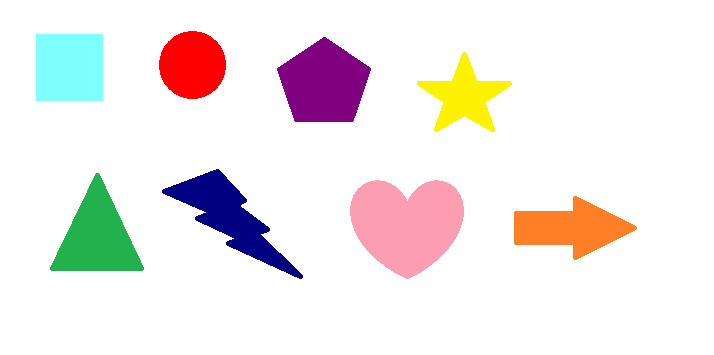
#> input picture hinh_buoi_1_ngay_1_3_2023.jpg, 714 x 355 px
$ python bai_1.py
#> lines starting #> are read from the running program, lines starting #| are printed output that depends on the picture; after the words box and inside, x2 and y2 are one past the last pixel; in counts of white or black regions, pixels touching at a corner belong together; long printed decimals are rounded
#vẽ đường bao không có thuật toán canndy (dò bằng ngưỡng)

# import cv2
# import numpy as np
#
# # Đọc hình ảnh
# image = cv2.imread('hinh_buoi_1.2_ngay_1_3_2023.jpg')
#
# # Chuyển đổi sang ảnh xám
# gray_image = cv2.cvtColor(image, cv2.COLOR_BGR2GRAY)
#
# # Áp dụng ngưỡng
# _, threshold_image = cv2.threshold(gray_image, 249,255, 0)
#
# # Tìm contours
# contours, _ = cv2.findContours(threshold_image, cv2.RETR_TREE, cv2.CHAIN_APPROX_SIMPLE)
#
# # Vẽ contours lên hình ảnh gốc
# cv2.drawContours(image, contours, -1, (255, 0, 0), 2)
#
# # Hiển thị hình ảnh
# cv2.imshow('Contours', image)
# cv2.waitKey(0)
# cv2.destroyAllWindows()


# #vẽ đường viền có thuật toán candy ()
# import cv2
#
# # Đọc ảnh
# image = cv2.imread("hinh_buoi_1.3_ngay_1_3_2023.jpg")
#
# # Chuyển đổi ảnh sang ảnh xám
# gray = cv2.cvtColor(image, cv2.COLOR_BGR2GRAY)
#
# # Áp dụng bộ lọc Canny
# edges = cv2.Canny(gray, 100, 500)
#
# # Tìm các đường viền
# contours, _ = cv2.findContours(edges, cv2.RETR_EXTERNAL, cv2.CHAIN_APPROX_SIMPLE)
#
# # Vẽ đường viền bao quanh các đối tượng
# for contour in contours:
#     cv2.drawContours(image, [contour], -1, (0, 255, 0), 2)
#
# # In ra số lượng đối tượng
# print("Số lượng đối tượng:", len(contours)) #hàm tính độ dài (số lượng phần tử) của danh sách contours.
#                                             # Trong trường hợp này, contours là danh sách các contours mà chúng
#                                             # ta đã tìm thấy trước đó
# # Hiển thị ảnh
# cv2.imshow("Image", image)
# cv2.waitKey(0)
# cv2.destroyAllWindows()


# đếm đối tượng có trong ảnh
# import cv2
#
# # Đọc ảnh
# image = cv2.imread("hinh_buoi_1.3_ngay_1_3_2023.jpg")
#
# # Chuyển đổi ảnh sang ảnh xám
# gray = cv2.cvtColor(image, cv2.COLOR_BGR2GRAY)
#
# # Áp dụng bộ lọc Canny
# edges = cv2.Canny(gray, 100, 500)
#
# # Tìm các đường viền
# contours, _ = cv2.findContours(edges, cv2.RETR_EXTERNAL, cv2.CHAIN_APPROX_SIMPLE)
#
# # Vẽ đường viền bao quanh các đối tượng
# for contour in contours:
#     cv2.drawContours(image, [contour], -1, (0, 255, 0), 2)
#
# # In ra số lượng đối tượng
# print("Số lượng đối tượng:", len(contours)) #hàm tính độ dài (số lượng phần tử) của danh sách contours.
#                                             # Trong trường hợp này, contours là danh sách các contours mà chúng
#                                             # ta đã tìm thấy trước đó
# # Hiển thị ảnh
# cv2.imshow("Image", image)
# cv2.waitKey(0)
# cv2.destroyAllWindows()

#############################################################################################################################################
# import numpy as np
# import cv2
#
# # Đọc ảnh từ tệp 'image3.jpg'
# img = cv2.imread('hinh_buoi_1_ngay_1_3_2023.jpg')
#
# # Chuyển ảnh sang ảnh grayscale
# imgGrey = cv2.cvtColor(img, cv2.COLOR_BGR2GRAY)
#
# # Phân ngưỡng ảnh để tạo mask nhị phân
# _, thrash = cv2.threshold(imgGrey, 240, 255, cv2.THRESH_BINARY)
#
# # Tìm các đường viền trong mask
# contours, _ = cv2.findContours(thrash, cv2.RETR_TREE, cv2.CHAIN_APPROX_NONE)
#
# # Hiển thị ảnh gốc
# cv2.imshow("img", img)
#
# # Duyệt qua từng contour tìm được
# for contour in contours:
#     # Xấp xỉ đa giác từ contour
#     approx = cv2.approxPolyDP(contour, 0.01 * cv2.arcLength(contour, True), True)
#
#     # Vẽ đa giác xấp xỉ lên ảnh gốc
#     cv2.drawContours(img, [approx], 0, (0, 0, 0), 5)
#
#     # Xác định vị trí chú thích văn bản
#     x = approx.ravel()[0]
#     y = approx.ravel()[1] - 5
#
#     # Xác định hình dạng và thêm chú thích vào ảnh
#     if len(approx) == 3:
#         cv2.putText(img, "Triangle", (x, y), cv2.FONT_HERSHEY_COMPLEX, 0.01, (0, 0, 0))
#     elif len(approx) == 4:
#         x1, y1, w, h = cv2.boundingRect(approx)
#         aspectRatio = float(w) / h
#         if aspectRatio >= 0.95 and aspectRatio <= 1.05:
#             cv2.putText(img, "Square", (x, y), cv2.FONT_HERSHEY_COMPLEX, 0.5, (0, 0, 0))
#         else:
#             cv2.putText(img, "Rectangle", (x, y), cv2.FONT_HERSHEY_COMPLEX, 0.5, (0, 0, 0))
#     elif len(approx) == 5:
#         cv2.putText(img, "Pentagon", (x, y), cv2.FONT_HERSHEY_COMPLEX, 0.5, (0, 0, 0))
#     elif len(approx) == 10:
#         cv2.putText(img, "Star", (x, y), cv2.FONT_HERSHEY_COMPLEX, 0.01, (0, 0, 0))
#     else:
#         cv2.putText(img, "Circle", (x, y), cv2.FONT_HERSHEY_COMPLEX, 0.5, (0, 0, 0))
#
# # Hiển thị ảnh với các đường viền và chú thích
# cv2.imshow("shapes", img)
#
# # Chờ và kiểm tra phím nhấn từ bàn phím
# cv2.waitKey(0)
#
# # Đóng tất cả cửa sổ khi kết thúc
# cv2.destroyAllWindows()


############################################################################################################################
# import cv2
# import numpy as np
#
# # Đọc hình ảnh và chuyển đổi sang ảnh xám
# img = cv2.imread('hinh_buoi_1_ngay_1_3_2023.jpg')
# gray = cv2.cvtColor(img, cv2.COLOR_BGR2GRAY)
#
# # Áp dụng GaussianBlur để làm mờ hình ảnh và loại bỏ nhiễu
# blurred = cv2.GaussianBlur(gray, (5, 5), 0)
#
# # Phát hiện cạnh trong hình ảnh sử dụng phương pháp Canny
# edges = cv2.Canny(blurred, 50, 150)
#
# # Tìm contours trong hình ảnh
# contours, _ = cv2.findContours(edges, cv2.RETR_EXTERNAL, cv2.CHAIN_APPROX_SIMPLE)
#
# # Tìm hình trái tim trong contours
# heart_contour = None
# for contour in contours:
#     area = cv2.contourArea(contour)
#     perimeter = cv2.arcLength(contour, True)
#     approx = cv2.approxPolyDP(contour, 0.02 * perimeter, True)
#     if len(approx) > 6 and area > 5000:  # Điều kiện để xác định hình trái tim
#         heart_contour = approx
#         break
#
# # Vẽ hình trái tim trên hình ảnh gốc
# if heart_contour is not None:
#     cv2.drawContours(img, [heart_contour], -1, (0, 255, 0), 2)
#     cv2.putText(img, 'Heart', (heart_contour[0][0][0], heart_contour[0][0][1] - 10), cv2.FONT_HERSHEY_SIMPLEX, 1, (0, 255, 0), 2)
#
# # Hiển thị hình ảnh
# cv2.imshow('Detected Heart', img)
# cv2.waitKey(0)
# cv2.destroyAllWindows()


############################################################################################################################
# import cv2
# import numpy as np
#
# # Đọc hình ảnh và chuyển đổi sang ảnh xám
# img = cv2.imread('hinh_buoi_1_ngay_1_3_2023.jpg')
# gray = cv2.cvtColor(img, cv2.COLOR_BGR2GRAY)
#
# # Áp dụng GaussianBlur để làm mờ hình ảnh và loại bỏ nhiễu
# blurred = cv2.GaussianBlur(gray, (5, 5), 0)
#
# # Phát hiện cạnh trong hình ảnh sử dụng phương pháp Canny
# edges = cv2.Canny(blurred, 50, 150)
#
# # Tìm contours trong hình ảnh
# contours, _ = cv2.findContours(edges, cv2.RETR_EXTERNAL, cv2.CHAIN_APPROX_SIMPLE)
#
# # Tìm hình trái tim trong contours
# heart_contour = None
# for contour in contours:
#     area = cv2.contourArea(contour)
#     perimeter = cv2.arcLength(contour, True)
#     approx = cv2.approxPolyDP(contour, 0.02 * perimeter, True)
#     if len(approx) == 11 and area > 5000 and perimeter > 1000:  # Điều kiện để xác định hình sấm sét
#         lightning_contour = approx
#         break
#
# # Vẽ hình trái tim trên hình ảnh gốc
# if heart_contour is not None:
#     cv2.drawContours(img, [heart_contour], -1, (0, 255, 0), 2)
#     cv2.putText(img, 'Heart', (heart_contour[0][0][0], heart_contour[0][0][1] - 10), cv2.FONT_HERSHEY_SIMPLEX, 1, (0, 255, 0), 2)
#
# # Hiển thị hình ảnh
# cv2.imshow('Detected Heart', img)
# cv2.waitKey(0)
# cv2.destroyAllWindows()


import numpy as np
import cv2

img = cv2.imread("hinh_buoi_1_ngay_1_3_2023.jpg")
#> img is the input picture: shape (355, 714, 3); mean B, G, R 233.4, 234, 240.6
imgGray = cv2.cvtColor(img, cv2.COLOR_BGR2GRAY)
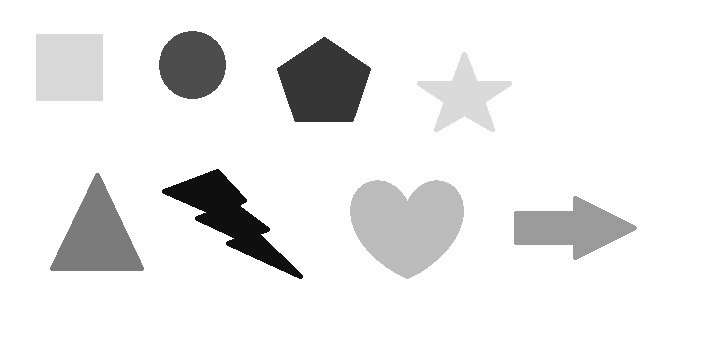
#> imgGray: shape (355, 714); min 11, max 255, mean 235.9
hsv_frame = cv2.cvtColor(img, cv2.COLOR_BGR2HSV)
#> hsv_frame: shape (355, 714, 3); mean H, S, V 18.2, 30.2, 248.1
img1 = img.copy()

ret, thrash = cv2.threshold(imgGray, 240, 255, cv2.THRESH_BINARY)
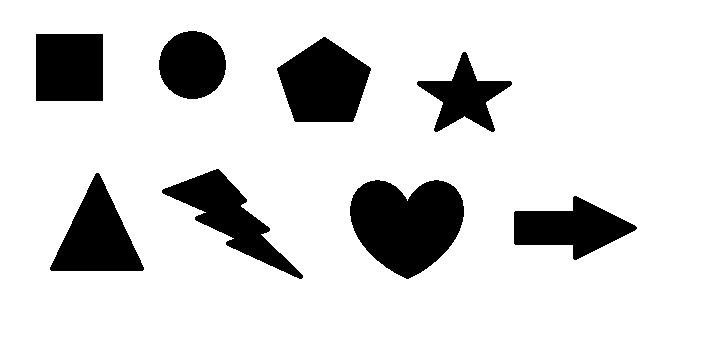
#> thrash: shape (355, 714); 84.7% white; 8 black regions
contours, hierarchy = cv2.findContours(thrash, cv2.RETR_TREE, cv2.CHAIN_APPROX_NONE)
#> contours = 9 contours; largest, box (x1, y1, x2, y2) and area: (0, 0, 714, 355) 252402, (349, 179, 465, 280) 8298, (276, 36, 372, 123) 5745, (49, 172, 145, 272) 5044, (161, 168, 304, 280) 4926

for contour in contours:
    M = cv2.moments(contour)
    cX = int(M['m10'] / M['m00'])
    cY = int(M['m01'] / M['m00'])

    approx = cv2.approxPolyDP(contour, 0.01 * cv2.arcLength(contour, True), True)
    cv2.drawContours(img, [approx], 0, (0, 255, 0), 3)
    x = approx.ravel()[0]
    y = approx.ravel()[1] - 5

    if len(approx) == 3:
        cv2.putText(img, "Tam giác", (x, y), cv2.FONT_HERSHEY_COMPLEX, 0.5, (0, 0, 0))
    elif len(approx) == 4:
        x, y, w, h = cv2.boundingRect(approx)
        aspectRatio = float(w) / h
        print(aspectRatio)
        if aspectRatio >= 0.95 and aspectRatio < 1.05:
            cv2.putText(img, "Hinh vuong", (x, y), cv2.FONT_HERSHEY_COMPLEX, 0.5, (0, 0, 0))
        else:
            cv2.putText(img, "Tam giac", (x, y), cv2.FONT_HERSHEY_COMPLEX, 0.5, (0, 0, 0))
    elif len(approx) == 5:
        cv2.putText(img, "Ngu giac", (x, y), cv2.FONT_HERSHEY_COMPLEX, 0.5, (0, 0, 0))
    elif len(approx) == 7:
        cv2.putText(img, "mui ten", (x, y), cv2.FONT_HERSHEY_COMPLEX, 0.5, (0, 0, 0))
    elif len(approx) < 10:
        cv2.putText(img, "Set", (x, y), cv2.FONT_HERSHEY_COMPLEX, 0.5, (0, 0, 0))
    elif len(approx) == 12:
        cv2.putText(img, "Tron", (x, y), cv2.FONT_HERSHEY_COMPLEX, 0.5, (0, 0, 0))
    elif len(approx) > 11:
        cv2.putText(img, "Tim", (x, y), cv2.FONT_HERSHEY_COMPLEX, 0.5, (0, 0, 0))
    elif len(approx) > 10:
        cv2.putText(img, "Sao", (x, y), cv2.FONT_HERSHEY_COMPLEX, 0.5, (0, 0, 0))

    # Xác định màu sắc
    pixel_center = hsv_frame[cY, cX]
    hue_value = pixel_center[0]

    color = "Không xác định"
    if hue_value < 10:
        color = "Red"
    elif hue_value < 22:
        color = "Orange"
    elif hue_value < 33:
        color = "Yellow"
    elif hue_value < 80:
        color = "Green"
    elif hue_value < 100:
        color = "Blue"
    elif hue_value < 150:
        color = "Lam"
    elif hue_value < 170:
        color = "Purple"
    elif hue_value < 200:
        color = "Pink"
    else:
        color = "Red"

    pixel_center_bgr = img[cY, cX]
    b, g, r = int(pixel_center_bgr[0]), int(pixel_center_bgr[1]), int(pixel_center_bgr[2])
    cv2.putText(img, color, (cX + 10, cY + 10), cv2.FONT_HERSHEY_COMPLEX, 0.5, (0, 0, 0), 1)
    cv2.circle(img, (cX, cY), 3, (255, 255, 255), -1)
#> this loop made 9 passes
#> (cX, cY, approx, w, h, aspectRatio) on passes 1, 4, 8: (356, 177, [[0, 0], [0, 354], [713, 354], [713, 0]], 714, 355, 2.01), (96, 236, [[96, 172], [141, 260], [142, 271], [49, 269]], 94, 100, 0.94), (69, 67, [[35, 34], [102, 33], [103, 100], [36, 101]], 69, 69, 1)
#> (cX, cY, pixel_center, hue_value, color, b) on passes 2, 3, 5, 6, 7, 9: (570, 227, [12, 217, 255], 12, 'Orange', 38), (406, 223, [174, 94, 251], 174, 'Pink', 177), (229, 216, [120, 255, 128], 120, 'Lam', 128), (464, 95, [29, 255, 254], 29, 'Yellow', 0), (323, 83, [150, 255, 129], 150, 'Purple', 127), (192, 64, [0, 255, 254], 0, 'Red', 0)
#| 2.011
#| 0.94
#| 1.0
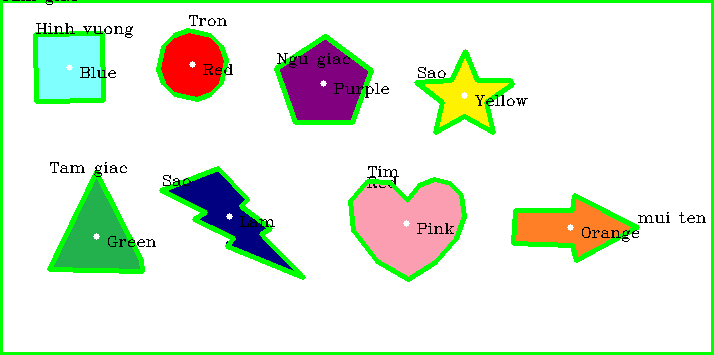
#> img: shape (355, 714, 3); 8.28% of pixels changed, all inside (x1, y1, x2, y2) = (0, 0, 714, 355)

cv2.imshow('Hình ảnh', img)
cv2.waitKey(0)
cv2.destroyAllWindows()

$ run again, with hinh_buoi_1.3_ngay_1_3_2023.jpg copied over hinh_buoi_1_ngay_1_3_2023.jpg
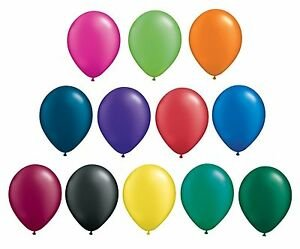
#> input picture hinh_buoi_1.3_ngay_1_3_2023.jpg, 300 x 249 px
#> img is the input picture: shape (249, 300, 3); mean B, G, R 185.8, 188.1, 190.4
#> hsv_frame: shape (249, 300, 3); mean H, S, V 63.9, 79.9, 212.7
#> `ret, thrash = cv2.threshold(imgGray, 240, 255, cv2.THRESH_BINARY)`:
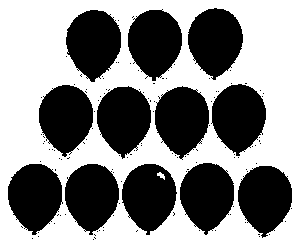
#> thrash: shape (249, 300); 54.7% white; 128 black regions (116 under 20 px)
#> contours = 244 contours, 230 with area under 20; largest, box (x1, y1, x2, y2) and area: (0, 0, 300, 249) 74152, (65, 9, 122, 83) 2944, (154, 85, 210, 160) 2921, (187, 7, 244, 81) 2915, (7, 163, 63, 236) 2889
#> the loop `for contour in contours:` made 244 passes
#> (cX, cY, approx, w, h, aspectRatio) on passes 1 to 5: (149, 124, [[0, 0], [0, 248], [299, 248], [299, 0]], 300, 249, 1.2), (93, 239, [[92, 239], [93, 238], [94, 239], [93, 240]], 3, 3, 1), (95, 238, [[94, 238], [95, 237], [96, 238], [95, 239]], 3, 3, 1), (32, 238, [[31, 238], [32, 237], [33, 238], [32, 239]], 3, 3, 1), (94, 237, [[93, 237], [94, 236], [95, 237], [94, 238]], 3, 3, 1)
#> (printed output is left out)
#> after the loop `for contour in contours:`:
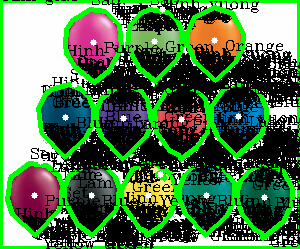
#> img: shape (249, 300, 3); mean B, G, R 77.1, 119.9, 80.8
